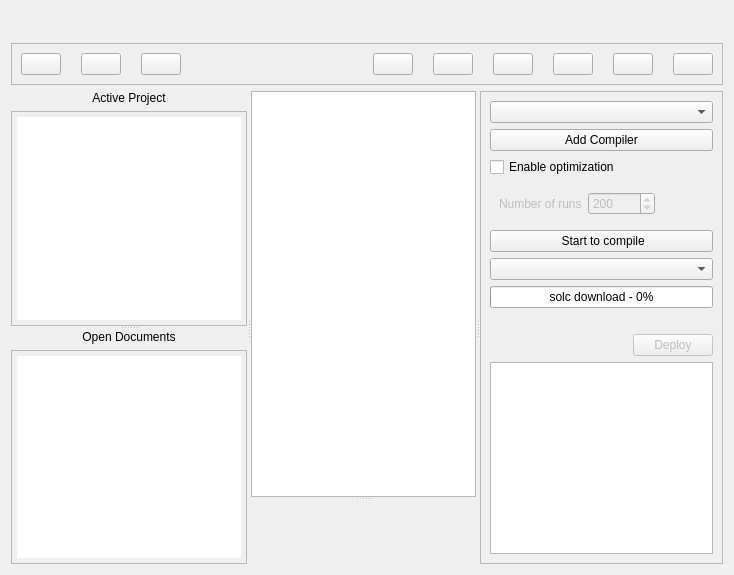
<?xml version="1.0" encoding="UTF-8"?>
<ui version="4.0">
 <class>EditContract</class>
 <widget class="QWidget" name="EditContract">
  <property name="geometry">
   <rect>
    <x>0</x>
    <y>0</y>
    <width>734</width>
    <height>575</height>
   </rect>
  </property>
  <property name="minimumSize">
   <size>
    <width>0</width>
    <height>100</height>
   </size>
  </property>
  <property name="windowTitle">
   <string>Astra Solidity IDE</string>
  </property>
  <property name="styleSheet">
   <string notr="true"/>
  </property>
  <layout class="QVBoxLayout" name="verticalLayout_6">
   <property name="topMargin">
    <number>2</number>
   </property>
   <item>
    <widget class="QLabel" name="labelFileName">
     <property name="text">
      <string/>
     </property>
     <property name="textFormat">
      <enum>Qt::PlainText</enum>
     </property>
     <property name="alignment">
      <set>Qt::AlignCenter</set>
     </property>
    </widget>
   </item>
   <item>
    <widget class="QFrame" name="toolsFrame">
     <property name="frameShape">
      <enum>QFrame::StyledPanel</enum>
     </property>
     <property name="frameShadow">
      <enum>QFrame::Raised</enum>
     </property>
     <layout class="QHBoxLayout" name="horizontalLayout">
      <property name="spacing">
       <number>20</number>
      </property>
      <item>
       <widget class="QPushButton" name="pushButtonSearch">
        <property name="toolTip">
         <string>Search</string>
        </property>
        <property name="text">
         <string/>
        </property>
        <property name="icon">
         <iconset resource="res.qrc">
          <normaloff>:/imgs/find.png</normaloff>:/imgs/find.png</iconset>
        </property>
       </widget>
      </item>
      <item>
       <widget class="QPushButton" name="pushButtonRedo">
        <property name="toolTip">
         <string>Redo</string>
        </property>
        <property name="text">
         <string/>
        </property>
        <property name="icon">
         <iconset resource="res.qrc">
          <normaloff>:/imgs/redo.png</normaloff>:/imgs/redo.png</iconset>
        </property>
       </widget>
      </item>
      <item>
       <widget class="QPushButton" name="pushButtonUndo">
        <property name="toolTip">
         <string>Undo</string>
        </property>
        <property name="text">
         <string/>
        </property>
        <property name="icon">
         <iconset resource="res.qrc">
          <normaloff>:/imgs/undo.png</normaloff>:/imgs/undo.png</iconset>
        </property>
       </widget>
      </item>
      <item>
       <spacer name="horizontalSpacer">
        <property name="orientation">
         <enum>Qt::Horizontal</enum>
        </property>
        <property name="sizeHint" stdset="0">
         <size>
          <width>40</width>
          <height>20</height>
         </size>
        </property>
       </spacer>
      </item>
      <item>
       <widget class="QPushButton" name="pushButtonSaveFile">
        <property name="text">
         <string/>
        </property>
        <property name="icon">
         <iconset resource="res.qrc">
          <normaloff>:/imgs/saveFile.png</normaloff>:/imgs/saveFile.png</iconset>
        </property>
       </widget>
      </item>
      <item>
       <widget class="QPushButton" name="pushButtonSaveFileAs">
        <property name="text">
         <string/>
        </property>
        <property name="icon">
         <iconset resource="res.qrc">
          <normaloff>:/imgs/saveFileAs.png</normaloff>:/imgs/saveFileAs.png</iconset>
        </property>
       </widget>
      </item>
      <item>
       <widget class="QPushButton" name="pushButtonSaveAllFiles">
        <property name="text">
         <string/>
        </property>
        <property name="icon">
         <iconset resource="res.qrc">
          <normaloff>:/imgs/saveAllFiles.png</normaloff>:/imgs/saveAllFiles.png</iconset>
        </property>
       </widget>
      </item>
      <item>
       <widget class="QPushButton" name="pushButtonOpenFile">
        <property name="text">
         <string/>
        </property>
        <property name="icon">
         <iconset resource="res.qrc">
          <normaloff>:/imgs/openFile.png</normaloff>:/imgs/openFile.png</iconset>
        </property>
       </widget>
      </item>
      <item>
       <widget class="QPushButton" name="pushButtonNewFile">
        <property name="text">
         <string/>
        </property>
        <property name="icon">
         <iconset resource="res.qrc">
          <normaloff>:/imgs/newFile.png</normaloff>:/imgs/newFile.png</iconset>
        </property>
       </widget>
      </item>
      <item>
       <widget class="QPushButton" name="pushButtonWizard">
        <property name="text">
         <string/>
        </property>
        <property name="icon">
         <iconset resource="res.qrc">
          <normaloff>:/imgs/wizard.png</normaloff>:/imgs/wizard.png</iconset>
        </property>
       </widget>
      </item>
     </layout>
    </widget>
   </item>
   <item>
    <widget class="QSplitter" name="splitterEditCode">
     <property name="orientation">
      <enum>Qt::Horizontal</enum>
     </property>
     <widget class="QSplitter" name="splitter_2">
      <property name="orientation">
       <enum>Qt::Vertical</enum>
      </property>
      <widget class="QWidget" name="wgtLayoutCurrentProject" native="true">
       <layout class="QVBoxLayout" name="verticalLayout_5">
        <item>
         <widget class="QLabel" name="labelCurrentProjectTytle">
          <property name="text">
           <string>Active Project</string>
          </property>
          <property name="alignment">
           <set>Qt::AlignCenter</set>
          </property>
         </widget>
        </item>
        <item>
         <widget class="QFrame" name="frameWidgetCurrentProject">
          <property name="frameShape">
           <enum>QFrame::StyledPanel</enum>
          </property>
          <property name="frameShadow">
           <enum>QFrame::Raised</enum>
          </property>
          <layout class="QHBoxLayout" name="horizontalLayout_4">
           <property name="leftMargin">
            <number>5</number>
           </property>
           <property name="topMargin">
            <number>5</number>
           </property>
           <property name="rightMargin">
            <number>5</number>
           </property>
           <property name="bottomMargin">
            <number>5</number>
           </property>
           <item>
            <widget class="QTreeWidget" name="treeWidgetCurrentProject">
             <property name="sizePolicy">
              <sizepolicy hsizetype="Preferred" vsizetype="Expanding">
               <horstretch>0</horstretch>
               <verstretch>0</verstretch>
              </sizepolicy>
             </property>
             <property name="minimumSize">
              <size>
               <width>200</width>
               <height>0</height>
              </size>
             </property>
             <property name="frameShape">
              <enum>QFrame::NoFrame</enum>
             </property>
             <attribute name="headerVisible">
              <bool>false</bool>
             </attribute>
             <attribute name="headerCascadingSectionResizes">
              <bool>false</bool>
             </attribute>
             <attribute name="headerDefaultSectionSize">
              <number>100</number>
             </attribute>
             <attribute name="headerStretchLastSection">
              <bool>true</bool>
             </attribute>
             <column>
              <property name="text">
               <string/>
              </property>
             </column>
            </widget>
           </item>
          </layout>
         </widget>
        </item>
       </layout>
      </widget>
      <widget class="QWidget" name="wgtLayoutOpenFiles" native="true">
       <layout class="QVBoxLayout" name="verticalLayout_4">
        <item>
         <widget class="QLabel" name="labelAllOpenFilesTytle">
          <property name="text">
           <string>Open Documents</string>
          </property>
          <property name="alignment">
           <set>Qt::AlignCenter</set>
          </property>
         </widget>
        </item>
        <item>
         <widget class="QFrame" name="frameAllOpenFiles">
          <property name="frameShape">
           <enum>QFrame::StyledPanel</enum>
          </property>
          <property name="frameShadow">
           <enum>QFrame::Raised</enum>
          </property>
          <layout class="QVBoxLayout" name="verticalLayout_3">
           <property name="leftMargin">
            <number>5</number>
           </property>
           <property name="topMargin">
            <number>5</number>
           </property>
           <property name="rightMargin">
            <number>5</number>
           </property>
           <property name="bottomMargin">
            <number>5</number>
           </property>
           <item>
            <widget class="QListView" name="listViewAllOpenFiles">
             <property name="sizePolicy">
              <sizepolicy hsizetype="Preferred" vsizetype="Expanding">
               <horstretch>0</horstretch>
               <verstretch>0</verstretch>
              </sizepolicy>
             </property>
             <property name="minimumSize">
              <size>
               <width>200</width>
               <height>0</height>
              </size>
             </property>
             <property name="frameShape">
              <enum>QFrame::NoFrame</enum>
             </property>
            </widget>
           </item>
          </layout>
         </widget>
        </item>
       </layout>
      </widget>
     </widget>
     <widget class="QWidget" name="layoutWidget">
      <layout class="QVBoxLayout" name="verticalLayout_2">
       <item>
        <widget class="QSplitter" name="splitter">
         <property name="orientation">
          <enum>Qt::Vertical</enum>
         </property>
         <widget class="CodeEditor" name="codeEdit"/>
         <widget class="FindWidget" name="wgtFindResults" native="true"/>
        </widget>
       </item>
      </layout>
     </widget>
     <widget class="QFrame" name="frameBuild">
      <property name="minimumSize">
       <size>
        <width>0</width>
        <height>0</height>
       </size>
      </property>
      <property name="maximumSize">
       <size>
        <width>16777215</width>
        <height>16777215</height>
       </size>
      </property>
      <property name="frameShape">
       <enum>QFrame::StyledPanel</enum>
      </property>
      <property name="frameShadow">
       <enum>QFrame::Raised</enum>
      </property>
      <layout class="QVBoxLayout" name="verticalLayout">
       <item>
        <widget class="QComboBox" name="comboBoxCompilerVersion"/>
       </item>
       <item>
        <widget class="QPushButton" name="pushButtonAddCompiler">
         <property name="text">
          <string>Add Compiler</string>
         </property>
        </widget>
       </item>
       <item>
        <widget class="QCheckBox" name="checkBoxOptimization">
         <property name="text">
          <string>Enable optimization</string>
         </property>
        </widget>
       </item>
       <item>
        <widget class="QWidget" name="widgetRuns" native="true">
         <property name="enabled">
          <bool>false</bool>
         </property>
         <layout class="QHBoxLayout" name="horizontalLayout_2">
          <item>
           <widget class="QLabel" name="labelRunsTytle">
            <property name="text">
             <string>Number of runs</string>
            </property>
           </widget>
          </item>
          <item>
           <widget class="QSpinBox" name="spinBoxRuns">
            <property name="minimum">
             <number>1</number>
            </property>
            <property name="maximum">
             <number>999999999</number>
            </property>
            <property name="value">
             <number>200</number>
            </property>
           </widget>
          </item>
          <item>
           <spacer name="horizontalSpacer_2">
            <property name="orientation">
             <enum>Qt::Horizontal</enum>
            </property>
            <property name="sizeHint" stdset="0">
             <size>
              <width>40</width>
              <height>20</height>
             </size>
            </property>
           </spacer>
          </item>
         </layout>
        </widget>
       </item>
       <item>
        <widget class="QPushButton" name="pushButtonBuild">
         <property name="maximumSize">
          <size>
           <width>16777215</width>
           <height>25</height>
          </size>
         </property>
         <property name="toolTip">
          <string/>
         </property>
         <property name="text">
          <string> Start to compile</string>
         </property>
         <property name="icon">
          <iconset resource="res.qrc">
           <normaloff>:/imgs/compile.png</normaloff>:/imgs/compile.png</iconset>
         </property>
         <property name="iconSize">
          <size>
           <width>14</width>
           <height>14</height>
          </size>
         </property>
        </widget>
       </item>
       <item>
        <widget class="QComboBox" name="comboBoxChooseDeploy"/>
       </item>
       <item>
        <widget class="QProgressBar" name="progressBarDownloadSolc">
         <property name="value">
          <number>0</number>
         </property>
         <property name="alignment">
          <set>Qt::AlignCenter</set>
         </property>
         <property name="invertedAppearance">
          <bool>false</bool>
         </property>
         <property name="format">
          <string>solc download - %p%</string>
         </property>
        </widget>
       </item>
       <item>
        <widget class="QLabel" name="labelBuildStatus">
         <property name="text">
          <string/>
         </property>
         <property name="alignment">
          <set>Qt::AlignCenter</set>
         </property>
        </widget>
       </item>
       <item>
        <layout class="QHBoxLayout" name="horizontalLayout_3">
         <item>
          <spacer name="horizontalSpacer_3">
           <property name="orientation">
            <enum>Qt::Horizontal</enum>
           </property>
           <property name="sizeHint" stdset="0">
            <size>
             <width>40</width>
             <height>20</height>
            </size>
           </property>
          </spacer>
         </item>
         <item>
          <widget class="QPushButton" name="pushButtonDeploy">
           <property name="enabled">
            <bool>false</bool>
           </property>
           <property name="text">
            <string>Deploy</string>
           </property>
          </widget>
         </item>
        </layout>
       </item>
       <item>
        <widget class="QListWidget" name="listWidgetErrWarnings">
         <property name="styleSheet">
          <string notr="true"/>
         </property>
         <property name="spacing">
          <number>10</number>
         </property>
        </widget>
       </item>
      </layout>
     </widget>
    </widget>
   </item>
  </layout>
 </widget>
 <customwidgets>
  <customwidget>
   <class>CodeEditor</class>
   <extends>QPlainTextEdit</extends>
   <header>codeeditor.h</header>
  </customwidget>
  <customwidget>
   <class>FindWidget</class>
   <extends>QWidget</extends>
   <header>find/findwidget.h</header>
   <container>1</container>
  </customwidget>
 </customwidgets>
 <resources>
  <include location="res.qrc"/>
 </resources>
 <connections/>
</ui>
